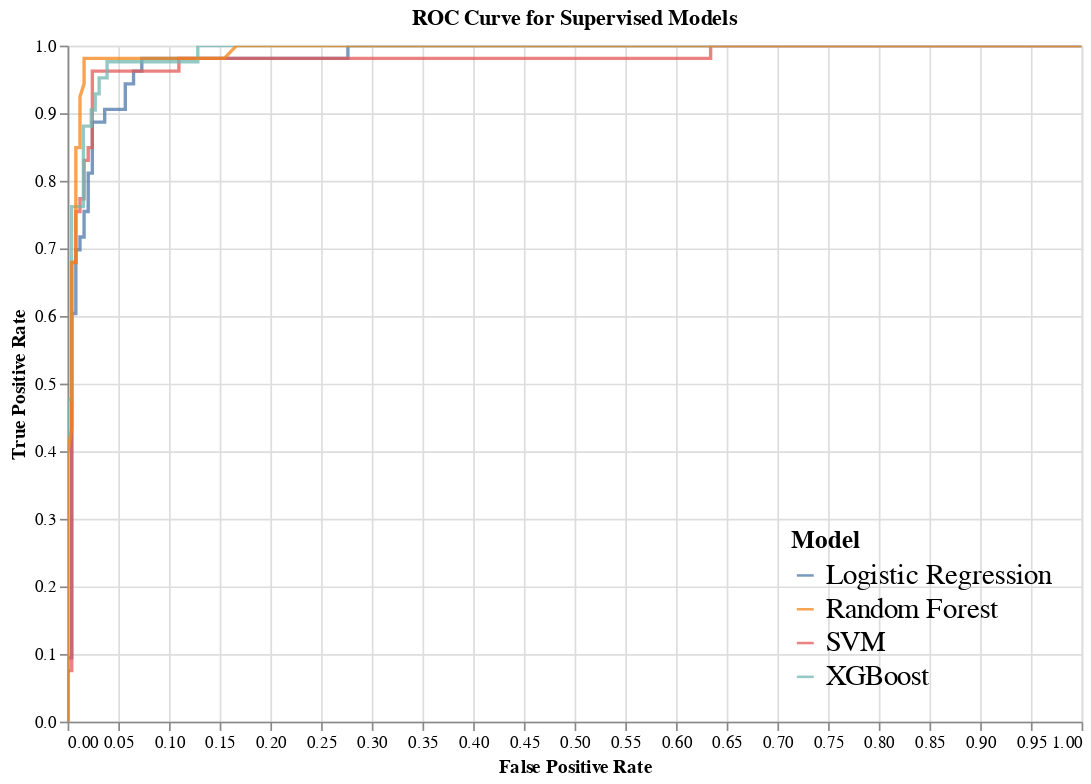

Here is the notebook cell this chart was saved with:
### Code cell
# Using seaborn now
import altair as alt

combined_roc_plot = alt.Chart(all_roc_df).mark_line(opacity=0.75, size=2).encode(
    x=alt.X('FPR', title='False Positive Rate'),
    y=alt.Y('TPR', title='True Positive Rate'),
    color=alt.Color('Model', legend=alt.Legend(orient="bottom-right"))
).properties(
    width=600,
    height=400,
    title="ROC Curve for Supervised Models"
).configure_legend(
    titleFontSize=15,
    labelFontSize=17
).interactive()

combined_roc_plot

### Figure 1 — Vega-Lite specification as saved in the notebook (floating-point values rounded to 4 significant figures; data arrays with more than 128 entries replaced by an {"elided": "..."} marker saying what was removed)
{"config": {"view": {"continuousWidth": 300, "continuousHeight": 300}, "legend": {"labelFontSize": 17, "titleFontSize": 15}}, "data": {"name": "data-402da623edf1a259c14b2ac75742712a"}, "mark": {"type": "line", "opacity": 0.75, "size": 2}, "encoding": {"color": {"field": "Model", "legend": {"orient": "bottom-right"}, "type": "nominal"}, "x": {"field": "FPR", "title": "False Positive Rate", "type": "quantitative"}, "y": {"field": "TPR", "title": "True Positive Rate", "type": "quantitative"}}, "height": 400, "params": [{"name": "param_1", "select": {"type": "interval", "encodings": ["x", "y"]}, "bind": "scales"}], "title": "ROC Curve for Supervised Models", "width": 600, "$schema": "https://vega.github.io/schema/vega-lite/v5.20.1.json", "datasets": {"data-402da623edf1a259c14b2ac75742712a": {"elided": "158 records"}}}
